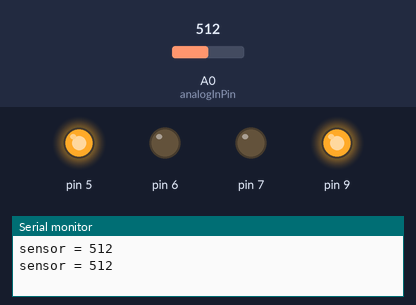
Simulated run of this sketch. Board: Arduino Uno, built with avr-gcc and run on an emulated ATmega328P. Shown: output pins drawn as LEDs (lit = HIGH), the last lines printed to the serial monitor. The test bench sets the inputs (shaded band); at power-on: A0 (analogInPin) = 512.

Above: at 2.8 s.
2.9 s: A0 (analogInPin) set to 827
5.6 s: A0 (analogInPin) set to 843
At 7.3 s:
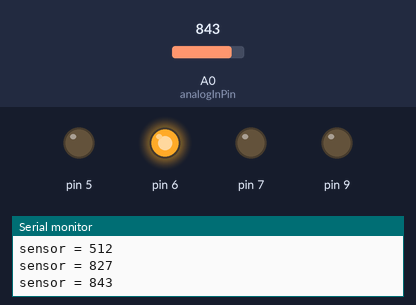
8.3 s: A0 (analogInPin) set to 933
11.2 s: A0 (analogInPin) set to 960
At 13.1 s:
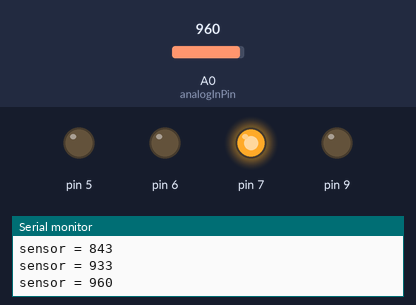
13.9 s: A0 (analogInPin) set to 940
At 14.6 s:
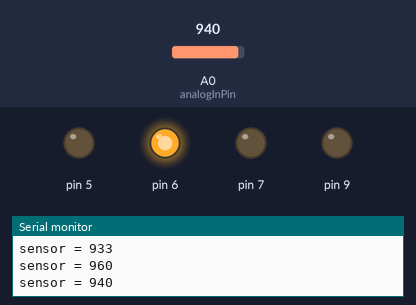
16.6 s: A0 (analogInPin) set to 1023
At 18.9 s:
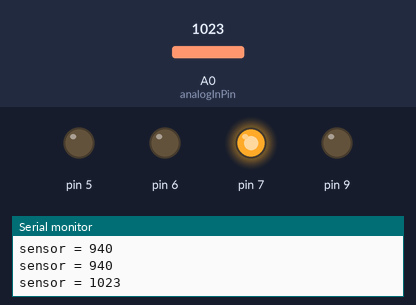
Timing chart, 0 to 20.4 s (numbered marks = the images above; inputs shaded):
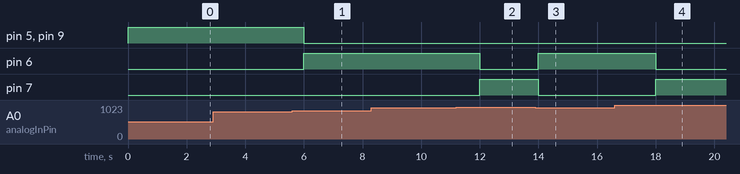

Measured:
- the behaviour switches between 834 and 835 on A0 (analogInPin) (found by bisection; images 0 and 1)
- the behaviour switches between 949 and 950 on A0 (analogInPin) (found by bisection; images 1 and 2)
- after the input at 5.6 s, pin 5, pin 9: HIGH → LOW after 0.40 s; pin 6: LOW → HIGH after 0.40 s
- after the input at 11.2 s, pin 6: HIGH → LOW after 0.80 s; pin 7: LOW → HIGH after 0.80 s
- after the input at 13.9 s, pin 6: LOW → HIGH after 0.10 s; pin 7: HIGH → LOW after 0.10 s
- after the input at 16.6 s, pin 6: HIGH → LOW after 1.4 s; pin 7: LOW → HIGH after 1.4 s

The sketch:

chargecode.ino
```cpp
// These constants won't change. They're used to give names to the pins used:
const int analogInPin = A0;  // Analog input pin that the potentiometer is attached to


int sensorValue = 0;        // value read from the pot
int outputValue = 0;        // value output to the PWM (analog out)

void setup() {
  // initialize serial communications at 9600 bps:
  Serial.begin(9600);
  pinMode(9,OUTPUT);
  pinMode(5,OUTPUT);
  pinMode(6,OUTPUT);
  pinMode(7,OUTPUT);
}

void loop() {
  // read the analog in value:
  sensorValue = analogRead(analogInPin);


  // print the results to the Serial Monitor:
  Serial.print("sensor = ");
  Serial.println(sensorValue);


  if(sensorValue<835){
    digitalWrite(9,HIGH);
    digitalWrite(5,HIGH);
    digitalWrite(6,LOW);
    digitalWrite(7,LOW);
  }
  else if(sensorValue<950){
    digitalWrite(9,LOW);
    digitalWrite(5,LOW);
    digitalWrite(6,HIGH);
    digitalWrite(7,LOW);
  }
  else{
    digitalWrite(9,LOW);
    digitalWrite(5,LOW);
    digitalWrite(6,LOW);
    digitalWrite(7,HIGH);
  }


  delay(2000);
}
```
